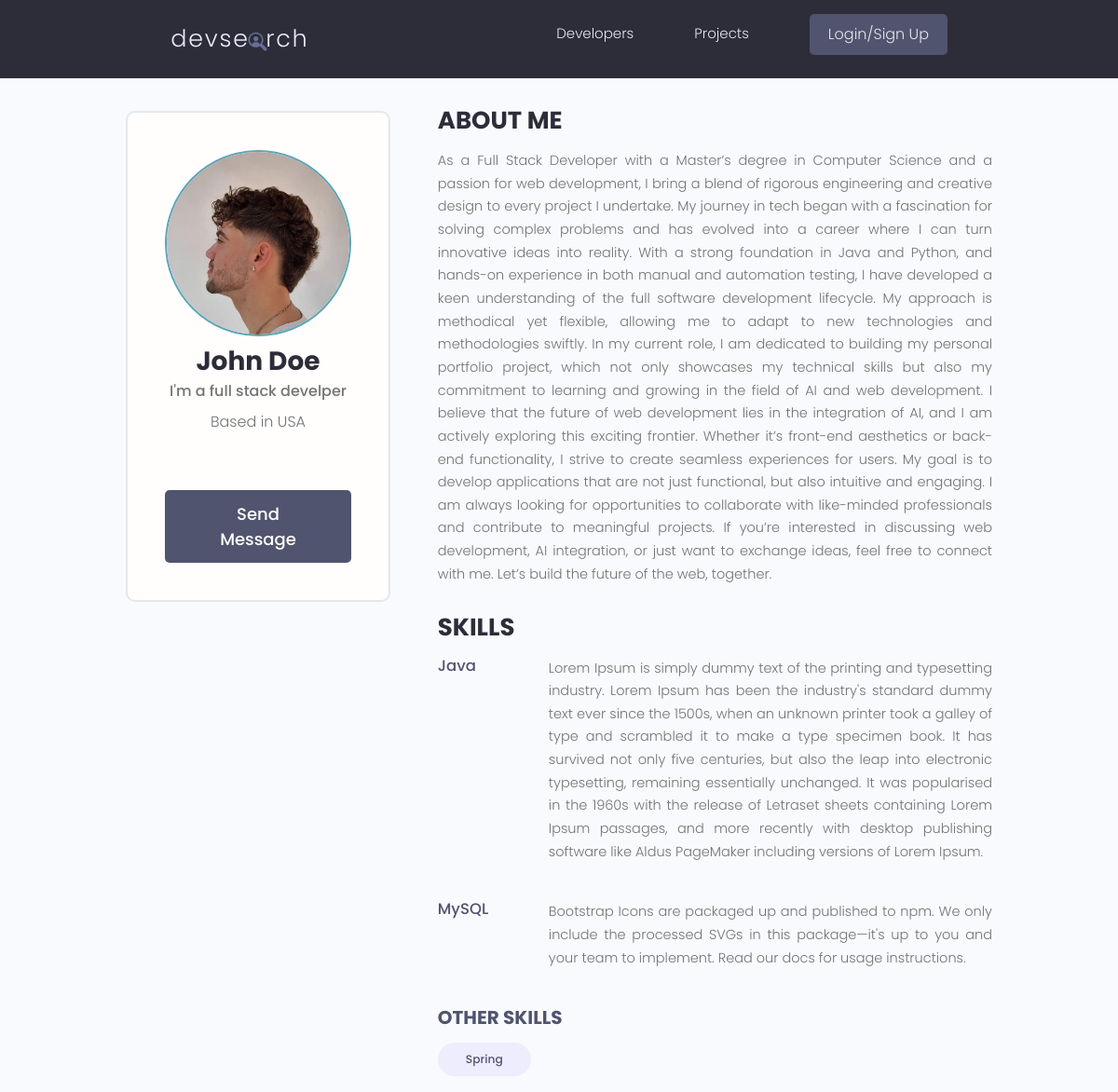
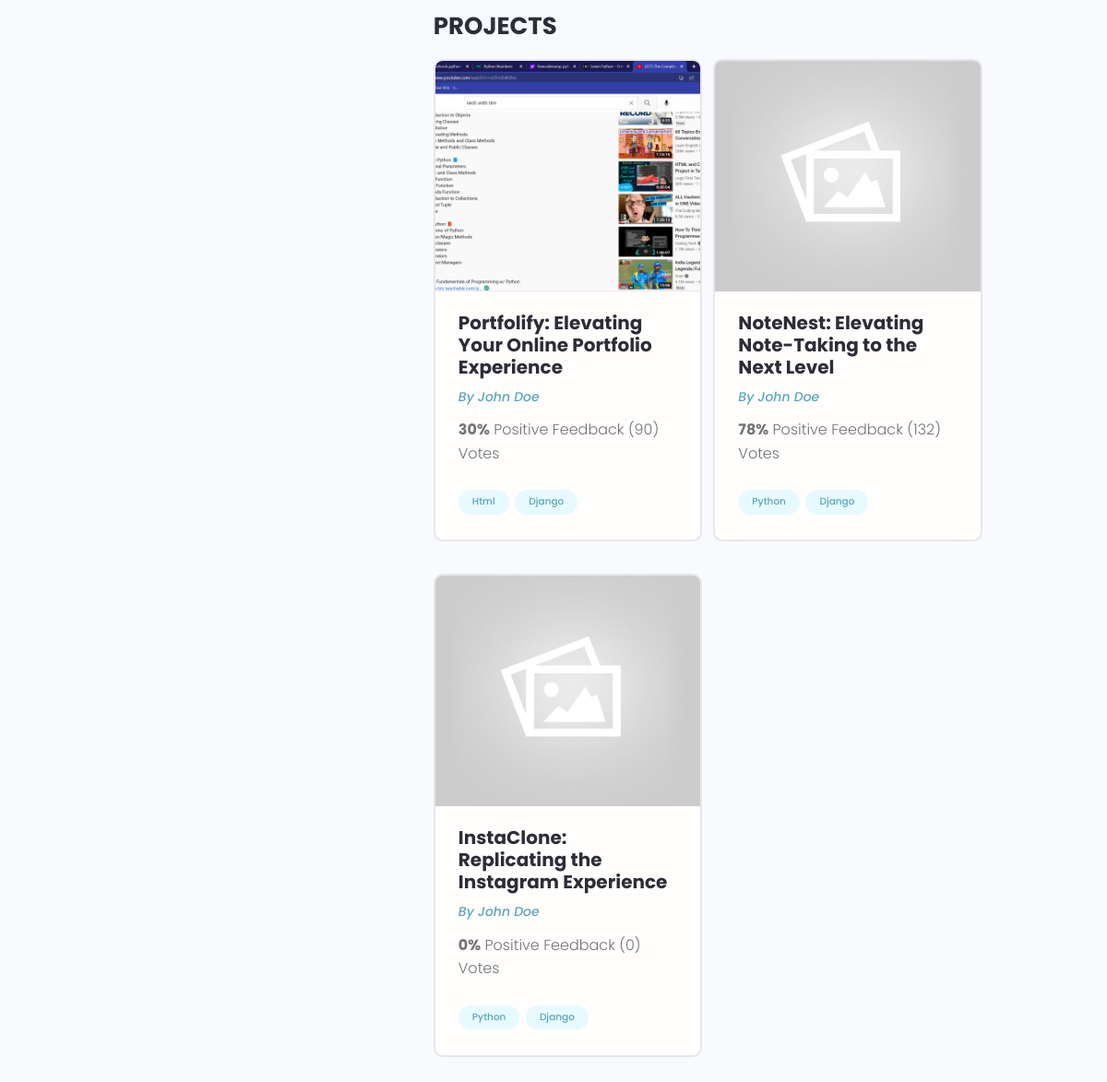
The page /profile/37fc30cd-ca2a-4a00-b549-df7c7384c89b/ on the database its author committed (2 pictures, top to bottom).
### users/models.py (models this page shows)
class Profile(models.Model):
    user= models.OneToOneField(User, on_delete=models.CASCADE)
    name = models.CharField( max_length=200, blank=True, null=True)
    email = models.EmailField(max_length=254, null=True, blank=True)
    username = models.CharField( max_length=200, blank=True, null=True)
    location = models.CharField( max_length=200, blank=True, null=True)
    short_intro = models.CharField( max_length=200, blank=True, null=True)
    bio = models.TextField(blank=True, null=True)
    profile_image = models.ImageField(null=True, blank=True, upload_to="profiles/", default="profiles/user-default.png")
    social_github = models.CharField( max_length=200, blank=True, null=True)
    social_x = models.CharField( max_length=200, blank=True, null=True)
    social_linkedin = models.CharField( max_length=200, blank=True, null=True)
    social_youtube = models.CharField( max_length=200, blank=True, null=True)
    social_website = models.CharField( max_length=200, blank=True, null=True)
    created = models.DateTimeField(auto_now_add=True)
    id = models.UUIDField(default=uuid.uuid4, unique=True, primary_key=True, editable=False)
    def __str__(self) :
        return str(self.username)
    class Meta:
        ordering = ["-short_intro", "-created"]

class Skill(models.Model):
    owner = models.ForeignKey(Profile, on_delete=models.CASCADE, null=True, blank= True)
    name = models.CharField( max_length=200, blank=True, null=True)
    description = models.TextField(null=True,  blank=True)
    created = models.DateTimeField(auto_now_add=True)
    id = models.UUIDField(default=uuid.uuid4, unique=True, primary_key=True, editable=False)
    def __str__(self) :
        return str(self.name)

### project/models.py (models this page shows, shortened)
class Projects(models.Model):
    owner = models.ForeignKey(Profile, blank=True, null=True, on_delete=models.SET_NULL)
    title = models.CharField(max_length=200)
    description = models.TextField(null=True, blank=True)
    featured_image = models.ImageField(null=True, blank=True, default="default.jpg")
    demo_link = models.URLField(max_length=2000, null=True, blank=True)
    source_link = models.URLField(max_length=2000, null=True, blank=True)
    tags = models.ManyToManyField("Tag", blank=True)
    vote_total = models.IntegerField(default=0, null=True, blank=True)
    vote_ratio = models.IntegerField(default=0, null=True, blank=True)
    created = models.DateTimeField(auto_now_add=True)
    id = models.UUIDField(
        default=uuid.uuid4, unique=True, primary_key=True, editable=False
    )
    class Meta:
        ordering = ["created"]

class Tag(models.Model):
    name = models.CharField(max_length=200)
    created = models.DateTimeField(auto_now_add=True)
    id = models.UUIDField(
        default=uuid.uuid4, unique=True, primary_key=True, editable=False
    )
    def __str__(self):
        return self.name

### users/views.py (the view)
# urls.py: path("profile/<str:pk>/", views.userProfile, name="user-profile"),
def userProfile(request, pk):
    profile = Profile.objects.get(id=pk)
    print(profile)
    topSkills = profile.skill_set.exclude(description__exact="")
    otherSkills = profile.skill_set.filter(description="")
    context = {"profile": profile, "topSkills": topSkills, "otherSkills": otherSkills}
    return render(request, "users/user-profile.html", context)

### users/templates/users/user-profile.html (shortened to what this page needs)
{% extends 'main.html' %} {% block content %}
<main class="profile my-md">
  <div class="container">
    <div class="layout">
      <div class="column column--1of3">
        <div class="card text-center">
          <div class="card__body dev">
            <img
              class="avatar avatar--xl"
              src="{{ profile.profile_image.url }}"
            />
            <h2 class="dev__name">{{ profile.name }}</h2>
            <p class="dev__title">{{ profile.short_intro }}</p>
            <p class="dev__location">Based in {{ profile.location }}</p>
            {% if request.user.profile.id != profile.id  %}
              <a href="{% url 'create-message' profile.id %}" class="btn btn--sub btn--lg">Send Message </a>
            {% endif %}
          </div>
        </div>
      </div>
      <div class="column column--2of3">
        <div class="devInfo">
          <h3 class="devInfo__title">About Me</h3>
          <p class="devInfo__about">{{profile.bio}}</p>
        </div>
        <div class="devInfo">
          <h3 class="devInfo__title">Skills</h3>
          <div class="devInfo__skills">
            {% for i in topSkills %}
            <div class="devSkill">
              <h4 class="devSkill__title">{{i.name}}</h4>
              <p class="devSkill__info">{{i.description}}</p>
            </div>
            {% endfor %}
            <h3 class="devInfo__subtitle">Other Skills</h3>
            <div class="devInfo__otherSkills">
              {% for skill in otherSkills %}
              <span class="tag tag--pill tag--sub tag--lg">
                <small>{{skill}}</small>
              </span>
              {% endfor %}
            </div>
          </div>
        </div>
        <div class="devInfo">
          <h3 class="devInfo__title">Projects</h3>
          <div class="grid grid--two">
            {% for project in profile.projects_set.all %}
            <div class="column">
              <div class="card project">
                <a href="{% url 'project' project.id %}" class="project">
                  <img
                    class="project__thumbnail"
                    src="{{project.featured_image.url}}"
                    alt="project thumbnail"
                  />
                  <div class="card__body">
                    <h3 class="project__title">{{project.title}}</h3>
                    <p>
                      <a class="project__author" href="{% url 'user-profile' project.owner.id %}"
                        >By {{project.owner.name}}</a
                      >
                    </p>
                    <p class="project--rating"><span style="font-weight: bold">{{project.vote_ratio}}%</span> Positive Feedback ({{project.vote_total}}) Vote{{project.vote_total|pluralize:"s"}}</p>
                    <div class="project__tags">
                      {% for tag in project.tags.all %}
                      <span class="tag tag--pill tag--main">
                        <small>{{tag}}</small>
                      </span>
                      {% endfor %}
                    </div>
                  </div>
                </a>
              </div>
            </div>
            {% endfor %}
          </div>
        </div>
      </div>
    </div>
  </div>
</main>
{% endblock content %}

### static/styles/app.css (style rules this page uses)
:root { --color-sub: #2d2d39; }
.btn--sub { background-color: var(--color-sub-light); }
.card { border: 2px solid var(--color-light); }
img { width: 100%; }
.profile .card > .dev { padding: 4rem; }
.dev__name { color: var(--color-sub); font-size: 2.8rem; font-weight: 700; margin-top: 1rem; margin-bottom: 0.5rem; }
.dev__title { font-size: 1.6rem; font-weight: 500; line-height: 1.3; }
.dev__location { margin-top: 1rem; }
.devInfo { margin-bottom: 3rem; }
.devInfo__title, .devInfo__subtitle { font-size: 2.6rem; color: var(--color-sub); text-transform: uppercase; font-weight: 700; margin-bottom: 1.5rem; }
.devInfo__subtitle { font-size: 2rem; color: var(--color-sub-light); }
.devInfo__about, .devSkill__info { font-size: 1.45rem; line-height: 1.7; text-align: justify; }
.devSkill { margin-bottom: 3rem; }
.devSkill__title { font-size: 1.65rem; font-weight: 500; color: var(--color-sub-light); }
@media screen and (min-width: 700px) { .devSkill { display: flex; justify-content: space-between; gap: 3rem; } }
@media screen and (min-width: 700px) { .devSkill__info { flex-basis: 80%; } }
.project__author { font-size: 1.4rem; font-style: italic; }
.project--rating { margin-bottom: 1.6em; margin-top: .5em; }
.project__thumbnail { height: 25rem; object-fit: cover; object-position: top center; }
.project__title { font-size: 2rem; font-weight: 700; color: var(--color-sub); }

### static/uikit/styles/modules/_variables.css (style rules this page uses)
:root { --color-main: #5aa5b9; --color-main-light: #e6faff; --color-sub: #3f4156; --color-sub-light: #51546e; --color-sub-lighter: #ededfd; --color-text: #737373; --color-gray: #8b8b8b; --color-light: #e5e7eb; --color-light-gray: #767676; --color-bg: #f8fafd; --color-white: #fffefd; --color-white-light: #f3f3f3; --color-success: #359e64; --color-success-bg: #def8e8; --color-error: #fc4b0b; --color-error-bg: #fff2ee; --font-base: 'Poppins', arial, helvetica, 'Segoe UI', roboto, ubuntu, sans-serif; --font-monospace: 'Fira Code', 'Courier New', courier, monospace; --font-regular: 300; --font-medium: 500; --font-bold: 700; --generic-shadow: 1px 1px 5px #00000010; --generic-transition: all 0.3s ease-in-out; }

### static/uikit/styles/modules/_base.css (style rules this page uses)
* { margin: 0; padding: 0; box-sizing: border-box; text-rendering: optimizeLegibility; color: inherit; font-size: inherit; }
html { font-size: 50%; }
@media only screen and (min-width: 480px) { html { font-size: 56.25%; } }
@media only screen and (min-width: 1200px) { html { font-size: 62.5%; } }
body { line-height: 1.6; font-weight: 400; font-size: 1.5rem; color: var(--color-text); background-color: var(--color-bg); min-height: 100vh; }

### static/uikit/styles/modules/_typography.css (style rules this page uses)
* { font-family: var(--font-base); }
h2 { font-size: 3.6rem; font-weight: var(--font-bold); }
h3 { font-size: 3.2rem; font-weight: var(--font-medium); }
h4 { font-size: 2.8rem; font-weight: var(--font-medium); }
p, span, strong { font-size: 1.6rem; color: var(--color-text); font-weight: var(--font-regular); }
a { padding-bottom: 2px; text-decoration: none; display: inline-block; color: var(--color-main); font-weight: var(--font-medium); }

### static/uikit/styles/modules/_utilities.css (style rules this page uses)
.container { width: 92%; max-width: 165rem; margin: 0 auto; box-sizing: border-box; }
@media screen and (min-width: 1000px) { .container { width: 90%; } }
@media screen and (min-width: 1200px) { .container { width: 80%; } }
.text-center { text-align: center; }
.my-md { margin: 3rem auto; }

### static/uikit/styles/modules/_avatar.css (style rules this page uses)
.avatar { border-radius: 50%; border: 2px solid var(--color-main); object-fit: cover; }
.avatar--xl { height: 20rem; width: 20rem; }

### static/uikit/styles/modules/_button.css (style rules this page uses)
.btn { display: inline-block; position: relative; cursor: pointer; background-color: var(--color-light); font-weight: var(--font-medium); color: var(--color-sub); text-decoration: none; padding: 1rem 2rem; border-radius: 0.5rem; border: none; width: -webkit-fit-content; width: -moz-fit-content; width: fit-content; height: -webkit-fit-content; height: -moz-fit-content; height: fit-content; font-size: 1.6rem; outline-width: 0; outline-color: transparent; -webkit-backface-visibility: hidden; backface-visibility: hidden; transition: all 0.3s ease-in-out; }
.btn--sub { background-color: var(--color-sub); color: var(--color-white); }
.btn--lg { font-size: 1.8rem; padding: 1.2rem 4.5rem; }

### static/uikit/styles/modules/_card.css (style rules this page uses)
.card { border-radius: 1rem; background-color: var(--color-white); border: 1.5px solid var(--color-light); width: auto; height: auto; margin-top: 0.5rem; margin-bottom: 0.5rem; overflow: hidden; }
.card__body, .card__header { padding: 2rem 2.5rem; }

### rows shown on the page
Profile: profile_image (picture), name "John Doe", short_intro "I'm a full stack develper", location "USA", bio "As a Full Stack Developer with a Master’s degree in Computer Science and a passion for web development, I bring a blend of rigorous engineering and creative design to every project I undertake. My journey in tech began with a fascination for solving complex problems and has evolved into a career where I can turn innovative ideas into reality. With a strong foundation in Java and Python, and hands-on experience in both manual and automation testing, I have developed a keen understanding of the full software development lifecycle. My approach is methodical yet flexible, allowing me to adapt to new technologies and methodologies swiftly. In my current role, I am dedicated to building my…"
Skill: name "Java", description "Lorem Ipsum is simply dummy text of the printing and typesetting industry. Lorem Ipsum has been the industry's standard dummy text ever since the 1500s, when an unknown printer took a galley of type and scrambled it to make a type specimen book. It has survived not only five centuries, but also the leap into electronic typesetting, remaining essentially unchanged. It was popularised in the 1960s with the release of Letraset sheets containing Lorem Ipsum passages, and more recently with desktop publishing software like Aldus PageMaker including versions of Lorem Ipsum."
Skill: name "MySQL", description "Bootstrap Icons are packaged up and published to npm. We only include the processed SVGs in this package—it's up to you and your team to implement. Read our docs for usage instructions."
Skill: name "Spring"
Projects: featured_image (picture), title "Portfolify: Elevating Your Online Portfolio Experience", owner.name "John Doe", vote_ratio "30", vote_total "90"
Tag: name "Html"
Tag: name "Django"
Projects: featured_image (placeholder picture), title "NoteNest: Elevating Note-Taking to the Next Level", owner.name "John Doe", vote_ratio "78", vote_total "132"
Tag: name "Python"
Projects: featured_image (placeholder picture), title "InstaClone: Replicating the Instagram Experience", owner.name "John Doe", vote_ratio "0", vote_total "0"
